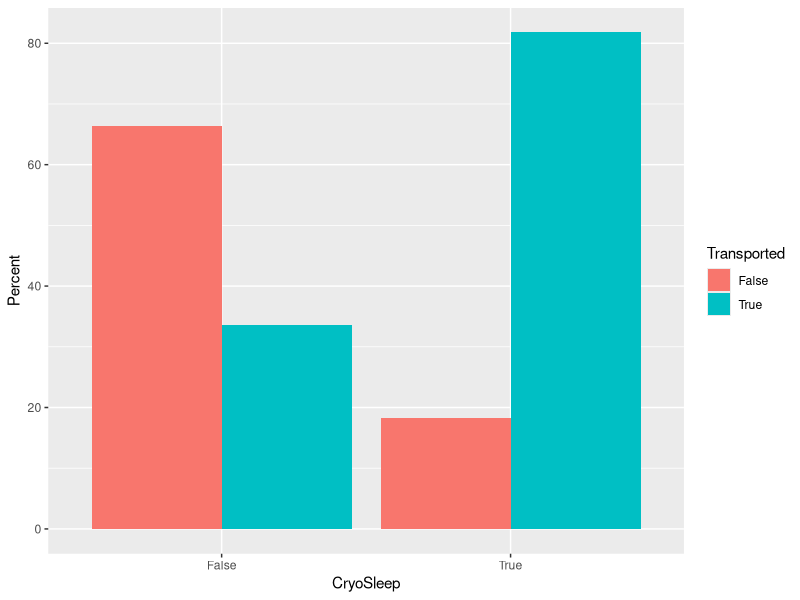
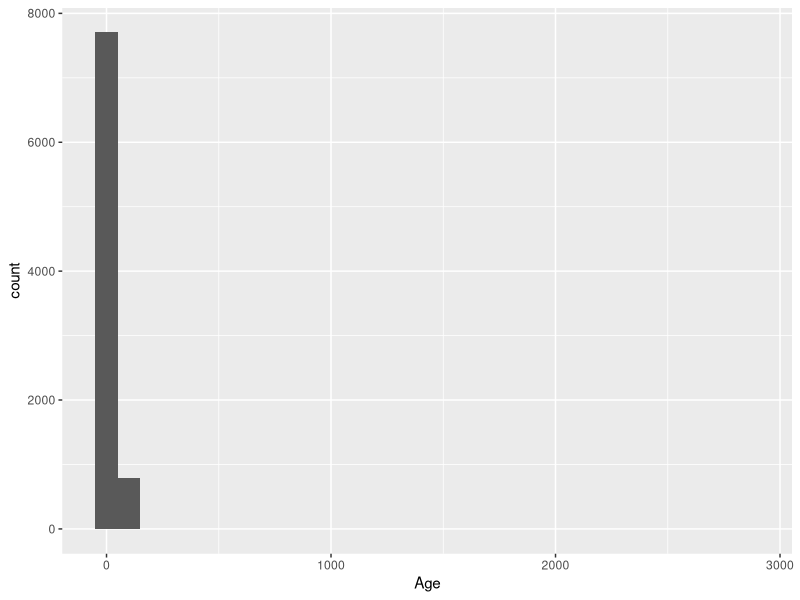
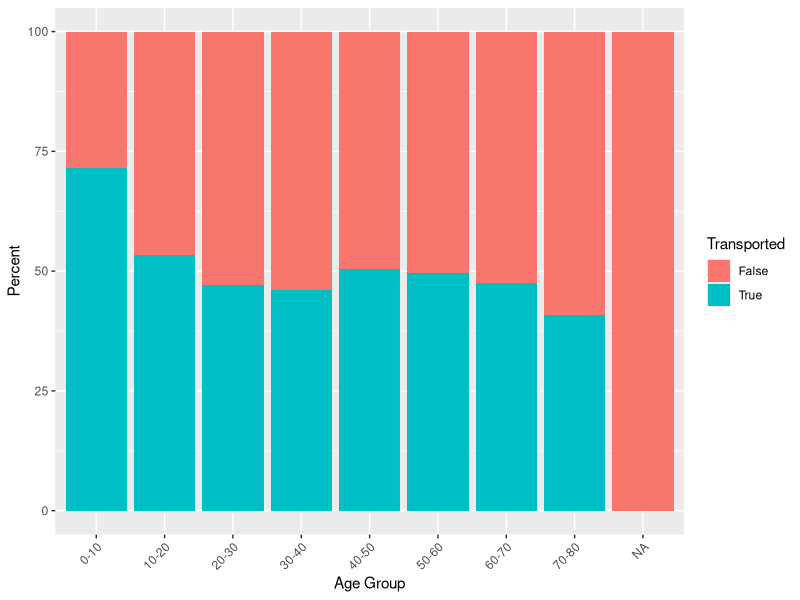
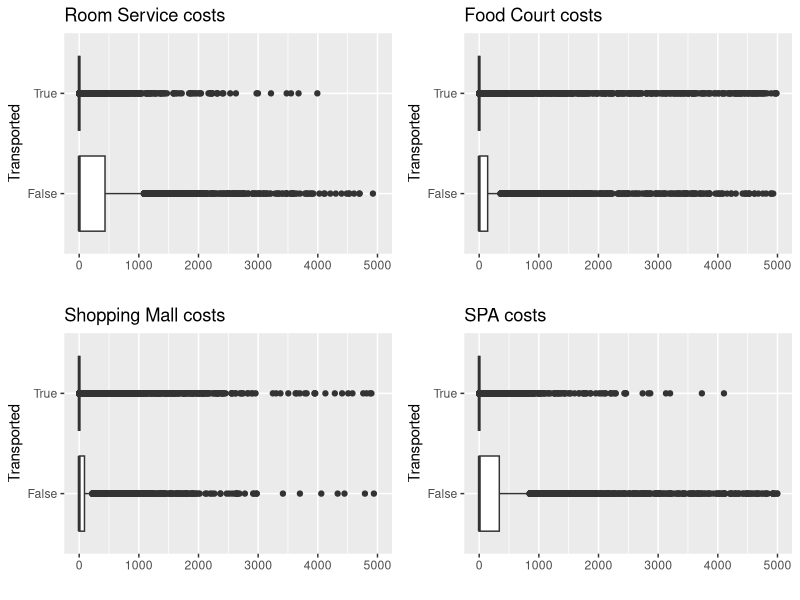
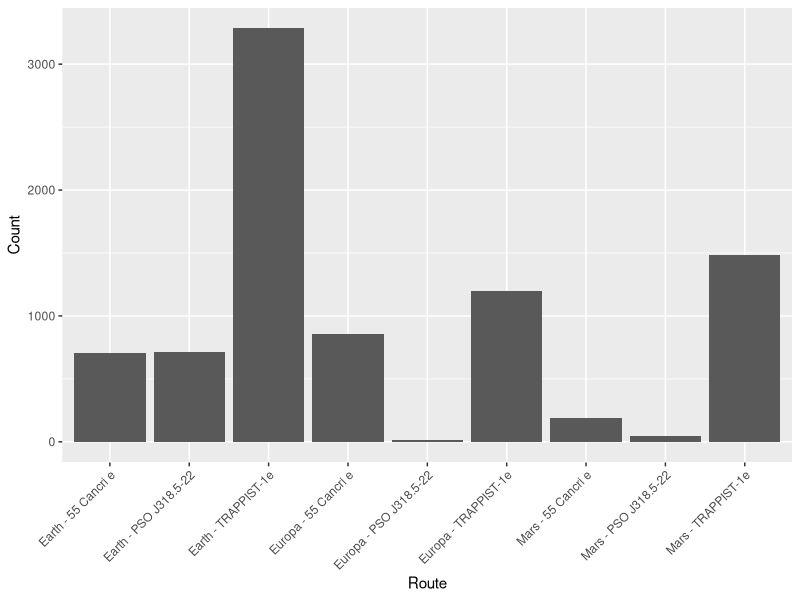
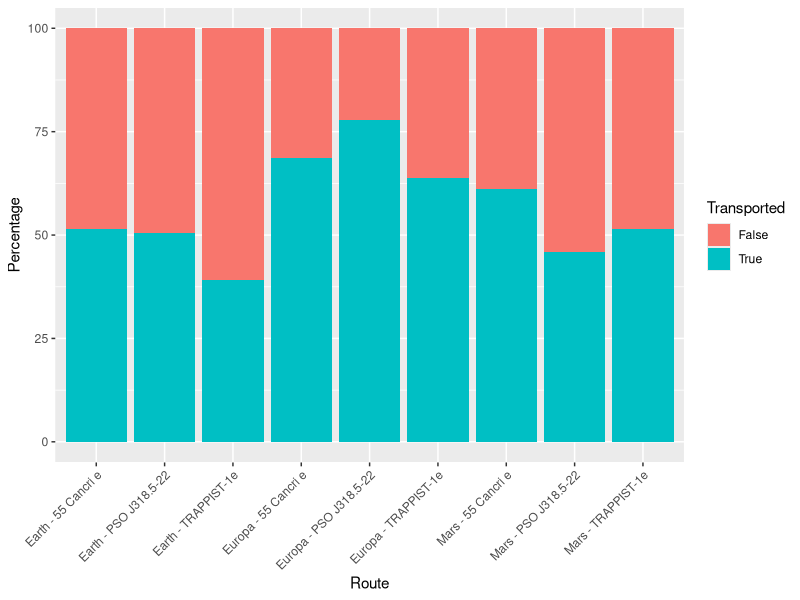
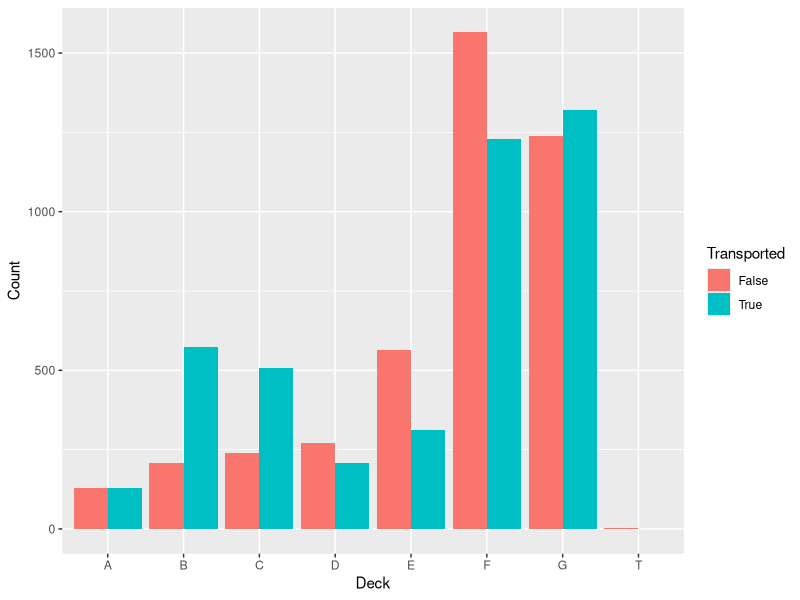
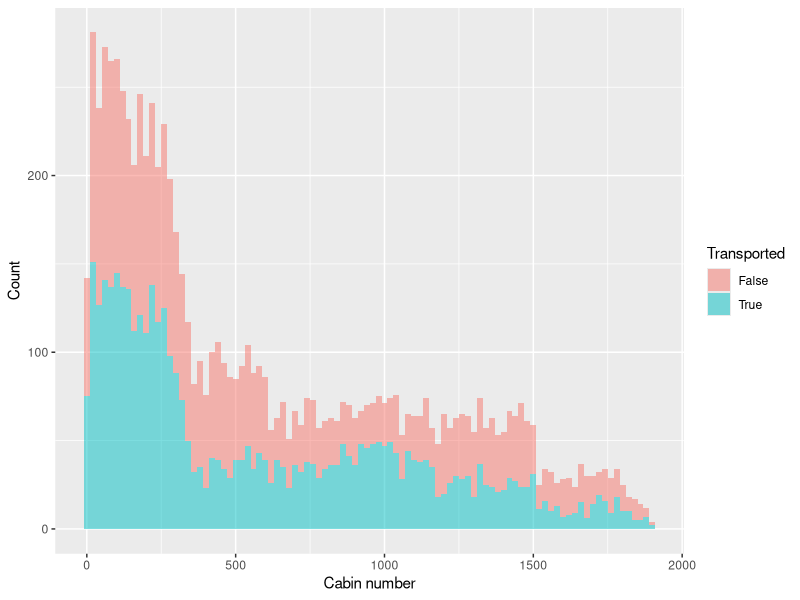

Source code (R) for these figures, in order:
library(dplyr)
library(ggplot2)
library(stringr)
install.packages("gridExtra")
library(gridExtra)

library(randomForest)

data <- read.csv("dane.csv")

View(data)

# Data cleaning

# Checking how many rows have missing data

data %>% 
  filter(Cabin ==""|CryoSleep =="" | is.na(Transported) | HomePlanet=="" | Destination=="" | is.na(Age)) %>% 
  nrow()

# a lot of them are missing


# helping function to calculate mode

find_mode <- function(x) {
  tbl <- table(x)
  mode_values <- names(tbl[tbl == max(tbl)])
  return(mode_values)
}


data <- data %>% 
  
  #deleting NA cabins
  filter(Cabin != "") %>% 
  
  #inserting mode into other missing variables
  mutate(CryoSleep = ifelse(CryoSleep == "",find_mode(CryoSleep),CryoSleep)) %>% 
  mutate(Transported = ifelse(is.na(Transported),find_mode(Transported),Transported)) %>% 
  mutate(HomePlanet = ifelse(HomePlanet == "", find_mode(HomePlanet),HomePlanet)) %>% 
  mutate(Destination = ifelse(Destination == "", find_mode(Destination), Destination)) %>% 
  
  #inserting mean age into NA
  mutate(Age = ifelse(!is.na(Age), Age, round(mean(data$Age, na.rm = T)))) %>% 
  
  #Inserting missing data
  mutate(VRDeck = ifelse(!is.na(VRDeck), VRDeck, 0)) %>% 
  mutate(RoomService = ifelse(!is.na(RoomService), RoomService, 0)) %>% 
  mutate(Spa = ifelse(!is.na(Spa), Spa, 0)) %>% 
  mutate(FoodCourt = ifelse(!is.na(FoodCourt), FoodCourt, 0)) %>% 
  mutate(ShoppingMall = ifelse(!is.na(ShoppingMall), ShoppingMall, 0)) 







# Relationship between being transported and CryoSleep

freq <- data.frame(xtabs(~Transported + CryoSleep,data))

View(freq)

freq %>% 
  group_by(CryoSleep) %>% 
  summarize(perc = (Freq/sum(Freq))*100, Transported =Transported) %>% 
  ggplot(aes(x = CryoSleep,
             y = perc,
             fill = Transported))+
  geom_bar(stat= "identity",
           position = "dodge")+
  ylab("Percent")



# Relationship between age group and being transported safely

# what was the distribution of peoples age?

data %>% 
  ggplot(aes(x = Age)) + 
  geom_histogram()

data <- data %>% 
  mutate(age_group = case_when(Age<10~"0-10",Age<20~"10-20",
                               Age<30~"20-30",Age<40~"30-40",
                               Age<50~"40-50",Age<60~"50-60",
                               Age<70~"60-70",Age<80~"70-80")) 


# How many people survived in each age group?

data %>% 
  group_by(age_group,Transported) %>% 
  summarize(count = n()) %>% 
  group_by(age_group) %>% 
  summarize(perc = (count/sum(count))*100, 
            Transported = Transported,
            count = count) %>% 
  ggplot(aes(x = age_group, y = perc,fill = Transported))+
  geom_bar(stat = "identity",position="stack")+
  theme(axis.text.x = element_text(angle = 45, hjust = 1))+
  ylab("Percent")+
  xlab("Age Group")






# Relationship between spending and being Transported

# How amount of money spent affected Transported?

roomService <- data %>% 
  ggplot(aes(x= RoomService,y=Transported))+
  geom_boxplot()+
  xlim(0,5000)+
  ggtitle("Room Service costs")+
  xlab("")

foodCourt <- data %>% 
  ggplot(aes(x= FoodCourt,y=Transported))+
  geom_boxplot()+
  xlim(0,5000)+
  ggtitle("Food Court costs")+
  xlab("")

shoppingMall <- data %>% 
  ggplot(aes(x= ShoppingMall,y=Transported))+
  geom_boxplot()+
  xlim(0,5000)+
  ggtitle("Shopping Mall costs")+
  xlab("")


spa <- data %>% 
  ggplot(aes(x= Spa,y=Transported))+
  geom_boxplot()+
  xlim(0,5000)+
  ggtitle("SPA costs")+
  xlab("")

grid.arrange(roomService, foodCourt, shoppingMall,spa,ncol = 2, nrow = 2)








# Relationship between route and being Transported
data <- data %>% 
  mutate(route = paste(HomePlanet,"-",Destination))

# How many people travelled each route?
data %>% 
  ggplot(aes(x = route)) +
  geom_histogram(stat = "count")+
  theme(axis.text.x = element_text(angle = 45, hjust = 1))+
  xlab("Route")+
  ylab("Count")

#how many people from each route survived?
data %>% 
  group_by(route,Transported) %>% 
  summarise(n = n()) %>% 
  group_by(route)%>%
  summarise(allcat = sum(n),Transported =  Transported, percentage = n) %>% 
  mutate(percentage = (percentage/allcat)*100) %>% 
  ggplot(aes(x = route,
             y = percentage,
             fill = Transported)) +
  geom_bar(stat= "identity",
           position = "stack") + 
  theme(axis.text.x = element_text(angle = 45, hjust = 1))+
  xlab("Route")+
  ylab("Percentage")



# Relationship between deck and cabin number and being Transported

data <- data %>% 
  mutate(deck = substr(Cabin,1,1)) %>% 
  mutate(cabin_nr = as.numeric(substr(Cabin,3,nchar(Cabin)-2)))

data %>% 
  ggplot(aes(x = deck, fill = Transported))+
  geom_bar(position = "dodge")+
  ylab("Count")+
  xlab("Deck")

data %>% 
  ggplot(aes(x = cabin_nr,fill= Transported)) +
  geom_histogram(alpha = 0.5, binwidth = 20)+
  xlab("Cabin number")+
  ylab("Count")


# IMPLEMENTING ML MODEL

# selecting variables i want to predict form

dataForModel <- data[,c("CryoSleep","route","Age","VIP","RoomService",
                        "FoodCourt","ShoppingMall","Spa","Transported","deck","cabin_nr")] 

#factorizing data
non_numeric_columns <- sapply(dataForModel, function(x) !is.numeric(x))
dataForModel[,non_numeric_columns] <- lapply(dataForModel[,non_numeric_columns], as.factor)



# splitting data for training and test
trainsample <- sample(1:nrow(dataForModel), 0.8 * nrow(dataForModel))
training <- dataForModel[trainsample, ]
testing <- dataForModel[-trainsample, ]

#model

model <- randomForest(Transported ~ ., data = training, ntree = 100, importance = TRUE)
predictions <- predict(model, newdata = testing)


# model efficiency overview

accuracy <- sum(predictions == testing$Transported) / nrow(testing)
accuracy
confusion_matrix <- table(predictions, testing$Transported)
print(confusion_matrix)


  